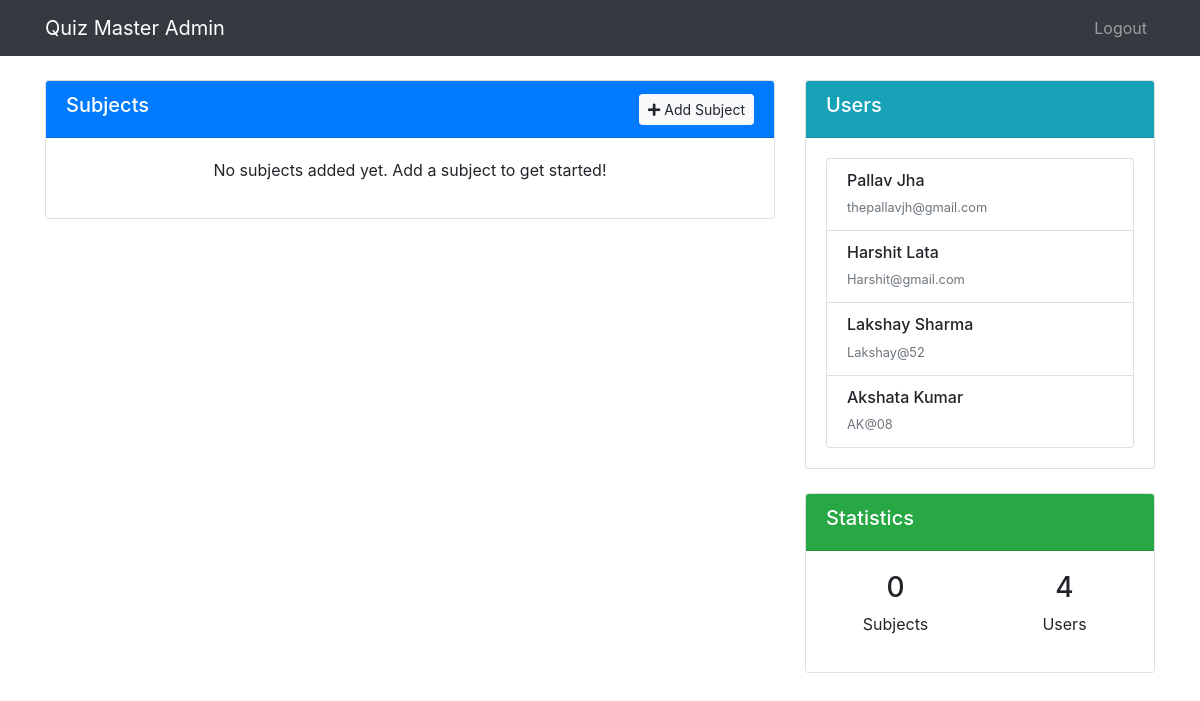
The app's page /admin/dashboard (signed in), older data.
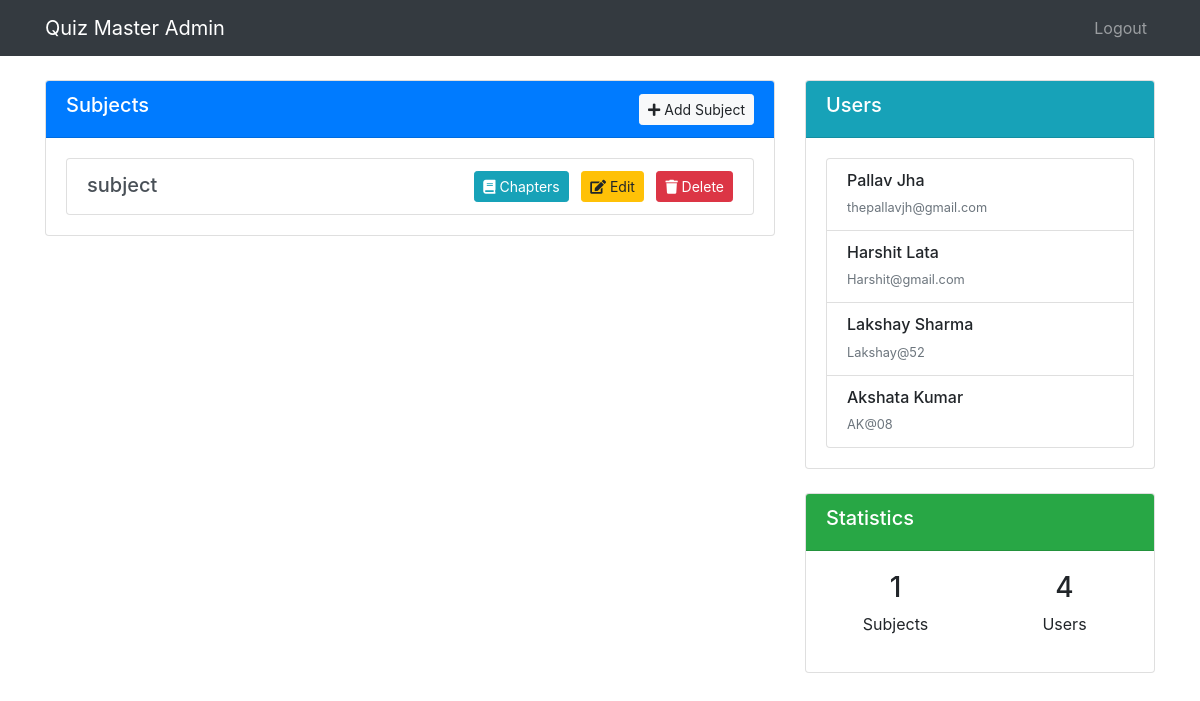
The same page, newer data.
### models/db_setup.py (models this page shows)
class User(db.Model):
    id = db.Column(db.Integer, primary_key=True)
    username = db.Column(db.String(100), unique=True, nullable=False)
    password = db.Column(db.String(200), nullable=False)
    full_name = db.Column(db.String(100), nullable=False)
    qualification = db.Column(db.String(100))
    dob = db.Column(db.Date)
    is_admin = db.Column(db.Boolean, default=False)
    scores = db.relationship('Score', backref='user', lazy=True)

class Subject(db.Model):
    id = db.Column(db.Integer, primary_key=True)
    name = db.Column(db.String(100), nullable=False)
    description = db.Column(db.Text)
    chapters = db.relationship('Chapter', backref='subject', lazy=True, cascade="all, delete-orphan")

### controllers/admin.py (the view)
def admin_dashboard():
    if not session.get('is_admin'):
        return redirect(url_for('login'))
    subjects = Subject.query.all()
    users = User.query.filter_by(is_admin=False).all()
    return render_template('admin/dashboard.html', subjects=subjects, users=users)

### templates/admin/dashboard.html (shortened to what this page needs)
<!DOCTYPE html>
<html lang="en">
<head>
    <link rel="stylesheet" href="https://stackpath.bootstrapcdn.com/bootstrap/4.5.2/css/bootstrap.min.css">
    <link rel="stylesheet" href="https://cdnjs.cloudflare.com/ajax/libs/font-awesome/5.15.1/css/all.min.css">
</head>
<body>
    <nav class="navbar navbar-expand-lg navbar-dark bg-dark">
        <div class="container">
            <a class="navbar-brand" href="#">Quiz Master Admin</a>
            <div class="collapse navbar-collapse" id="navbarNav">
                <ul class="navbar-nav ml-auto">
                    <li class="nav-item">
                        <a class="nav-link" href="{{ url_for('logout') }}">Logout</a>
                    </li>
                </ul>
            </div>
        </div>
    </nav>
    <div class="container mt-4">
        <div class="row">
            <div class="col-md-8">
                <div class="card mb-4">
                    <div class="card-header bg-primary text-white d-flex justify-content-between align-items-center">
                        <h5>Subjects</h5>
                        <a href="{{ url_for('add_subject') }}" class="btn btn-sm btn-light">
                            <i class="fas fa-plus"></i> Add Subject
                        </a>
                    </div>
                    <div class="card-body">
                        {% if subjects %}
                            <div class="list-group">
                                {% for subject in subjects %}
                                    <div class="list-group-item list-group-item-action d-flex justify-content-between align-items-center">
                                        <div>
                                            <h5 class="mb-1">{{ subject.name }}</h5>
                                        </div>
                                        <div>
                                            <a href="{{ url_for('view_chapters', subject_id=subject.id) }}" class="btn btn-info btn-sm mr-2">
                                                <i class="fas fa-book"></i> Chapters
                                            </a>
                                            <a href="{{ url_for('edit_subject', subject_id=subject.id) }}" class="btn btn-warning btn-sm mr-2">
                                                <i class="fas fa-edit"></i> Edit
                                            </a>
                                            <a href="{{ url_for('delete_subject', subject_id=subject.id) }}"
                                               class="btn btn-danger btn-sm"
                                               onclick="return confirm('Are you sure you want to delete this subject and all its chapters?')">
                                                <i class="fas fa-trash"></i> Delete
                                            </a>
                                        </div>
                                    </div>
                                {% endfor %}
                            </div>
                        {% else %}
                            <p class="text-center">No subjects added yet. Add a subject to get started!</p>
                        {% endif %}
                    </div>
                </div>
            </div>
            <div class="col-md-4">
                <div class="card mb-4">
                    <div class="card-header bg-info text-white">
                        <h5>Users</h5>
                    </div>
                    <div class="card-body">
                        {% if users %}
                            <div class="list-group">
                                {% for user in users %}
                                    <div class="list-group-item">
                                        <h6 class="mb-1">{{ user.full_name }}</h6>
                                        <small class="text-muted">{{ user.username }}</small>
                                    </div>
                                {% endfor %}
                            </div>
                        {% else %}
                            <p class="text-center">No users registered yet.</p>
                        {% endif %}
                    </div>
                </div>
                <div class="card">
                    <div class="card-header bg-success text-white">
                        <h5>Statistics</h5>
                    </div>
                    <div class="card-body">
                        <div class="text-center">
                            <div class="row">
                                <div class="col">
                                    <h3>{{ subjects|length }}</h3>
                                    <p>Subjects</p>
                                </div>
                                <div class="col">
                                    <h3>{{ users|length }}</h3>
                                    <p>Users</p>
                                </div>
                            </div>
                        </div>
                    </div>
                </div>
            </div>
        </div>
    </div>
</body>
</html>

Row changes from the older to the newer data that the page shows:
added Subject: name "subject"
Text that changed along with them:
{{ subjects|length }}: "0" → "1"
text no longer shown: "No subjects added yet. Add a subject to get started!"
